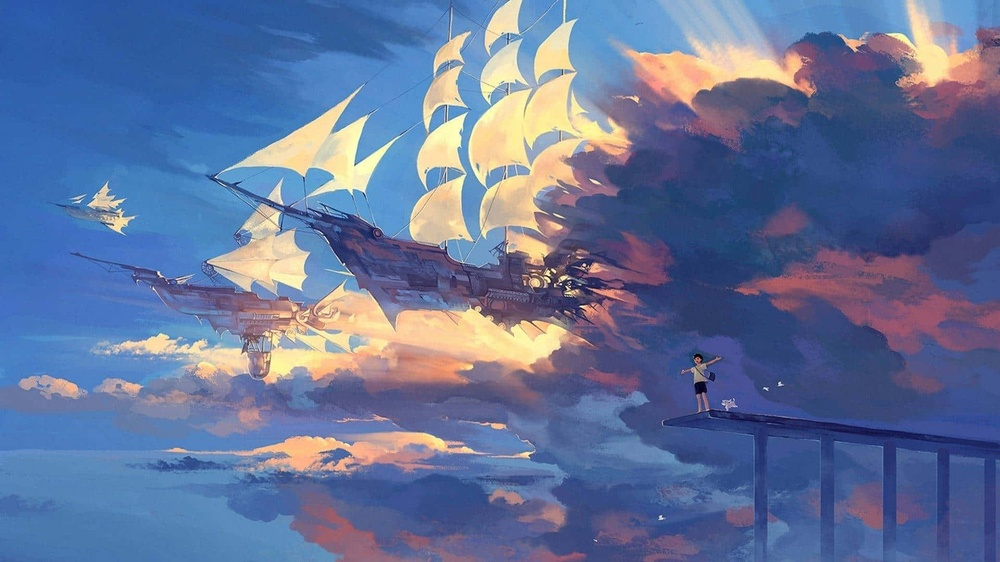
#> input picture images/IMG_20130818_081052.jpg, 1000 x 562 px, shrunk from 1920 x 1080 before the run
$ jupyter execute lab7.ipynb
#> lines starting #> are read from the running program, lines starting #| are printed output that depends on the picture; after the words box and inside, x2 and y2 are one past the last pixel; in counts of white or black regions, pixels touching at a corner belong together
[cell 1]
import cv2
import numpy as np
import matplotlib.pyplot as plt

# Загрузка цветного изображения
image_path = '../images/IMG_20130818_081052.jpg'
color_image = cv2.imread(image_path)
#> color_image is the input picture: shape (562, 1000, 3); mean B, G, R 154.1, 114.9, 99

# Проверка успешности загрузки изображения
if color_image is None:
    raise FileNotFoundError(f"Изображение по пути {image_path} не найдено.")

# Конвертация цветной модели BGR в RGB для корректного отображения
color_image_rgb = cv2.cvtColor(color_image, cv2.COLOR_BGR2RGB)

# Преобразование цветного изображения в полутоновое (оттенки серого)
gray_image = cv2.cvtColor(color_image, cv2.COLOR_BGR2GRAY)
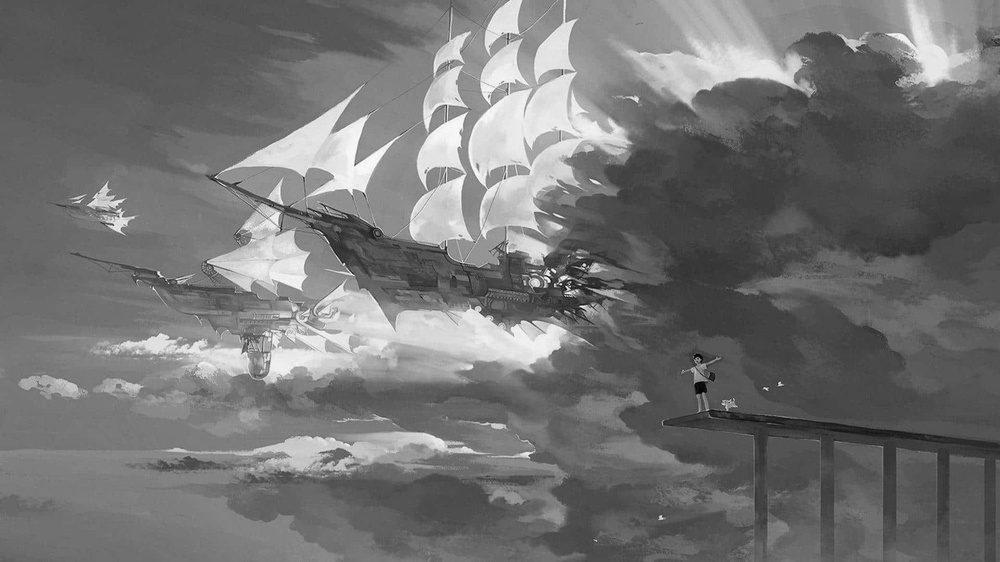
#> gray_image: shape (562, 1000); min 3, max 253, mean 114.6

# Применение бинаризации с использованием порога (например, 127)
_, binary_image = cv2.threshold(gray_image, 127, 255, cv2.THRESH_BINARY)
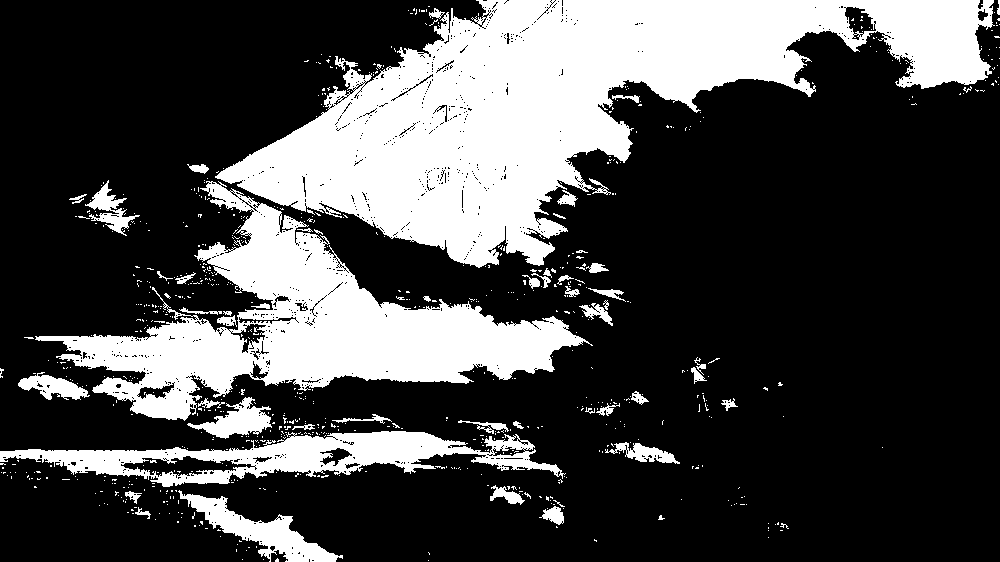
#> binary_image: shape (562, 1000); 27.9% white; 773 white regions (723 under 20 px), largest, box (x1, y1, x2, y2) and area: (215, 0, 995, 268) 88757, (35, 181, 593, 421) 41960, (0, 431, 566, 487) 12191

# Визуализация исходных изображений
plt.figure(figsize=(15, 5))

# Отображение исходного цветного изображения
plt.subplot(2, 3, 1)
plt.imshow(color_image_rgb)
plt.title('Исходное цветное изображение')
plt.axis('off')

# Отображение полутонового изображения
plt.subplot(2, 3, 2)
plt.imshow(gray_image, cmap='gray')
plt.title('Полутоновое изображение')
plt.axis('off')

# Отображение бинаризованного изображения
plt.subplot(2, 3, 3)
plt.imshow(binary_image, cmap='gray')
plt.title('Бинаризованное изображение')
plt.axis('off')

# Устранение шумов на полутоновом изображении

# Применение медианного фильтра для снижения "соляно-перцающего" шума
median_filtered = cv2.medianBlur(gray_image, 5)

# Применение гауссового размытия для снижения гауссовского шума
gaussian_filtered = cv2.GaussianBlur(gray_image, (5, 5), 0)

# Визуализация результатов фильтрации полутонового изображения
plt.subplot(2, 3, 4)
plt.imshow(median_filtered, cmap='gray')
plt.title('Медианный фильтр')
plt.axis('off')

plt.subplot(2, 3, 5)
plt.imshow(gaussian_filtered, cmap='gray')
plt.title('Гауссово размытие')
plt.axis('off')

# Устранение шумов на бинарном изображении

# Применение морфологического открытия для удаления мелких объектов (шумов)
kernel = np.ones((3,3), np.uint8)
opened_binary = cv2.morphologyEx(binary_image, cv2.MORPH_OPEN, kernel, iterations=2)
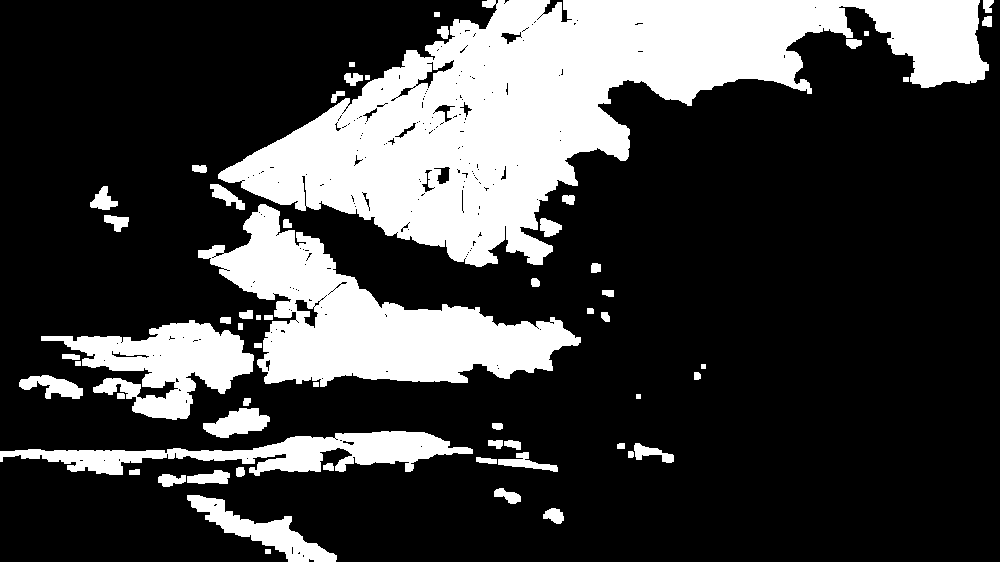
#> opened_binary: shape (562, 1000); 25.3% white; 60 white regions, largest, box (x1, y1, x2, y2) and area: (218, 0, 989, 267) 84247, (198, 204, 581, 387) 27926, (41, 320, 254, 420) 9896

# Применение морфологического закрытия для заполнения мелких дырок внутри объектов
closed_binary = cv2.morphologyEx(binary_image, cv2.MORPH_CLOSE, kernel, iterations=2)
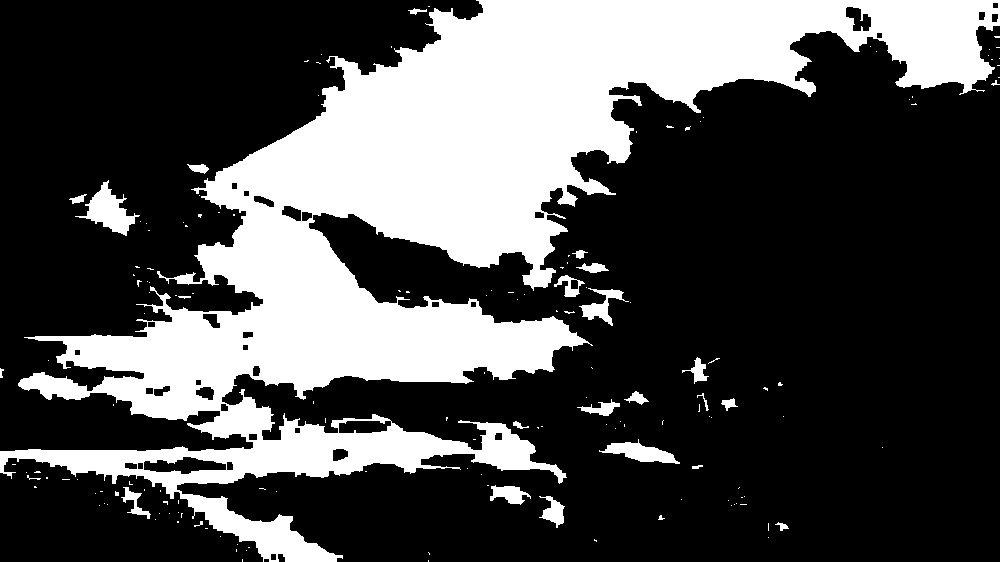
#> closed_binary: shape (562, 1000); 30.4% white; 159 white regions (133 under 20 px), largest, box (x1, y1, x2, y2) and area: (0, 0, 1000, 562) 164315, (75, 180, 140, 236) 1385, (599, 439, 680, 464) 909

# Визуализация результатов морфологических операций
plt.subplot(2, 3, 6)
plt.imshow(opened_binary, cmap='gray')
plt.title('Морфологическое открытие')
plt.axis('off')

plt.figure(figsize=(10, 5))

plt.subplot(1, 2, 1)
plt.imshow(closed_binary, cmap='gray')
plt.title('Морфологическое закрытие')
plt.axis('off')

# Сравнение оригинального и обработанного бинарного изображений
plt.subplot(1, 2, 2)
plt.imshow(binary_image, cmap='gray')
plt.title('Оригинальное бинарное изображение')
plt.axis('off')

plt.tight_layout()
plt.show()
